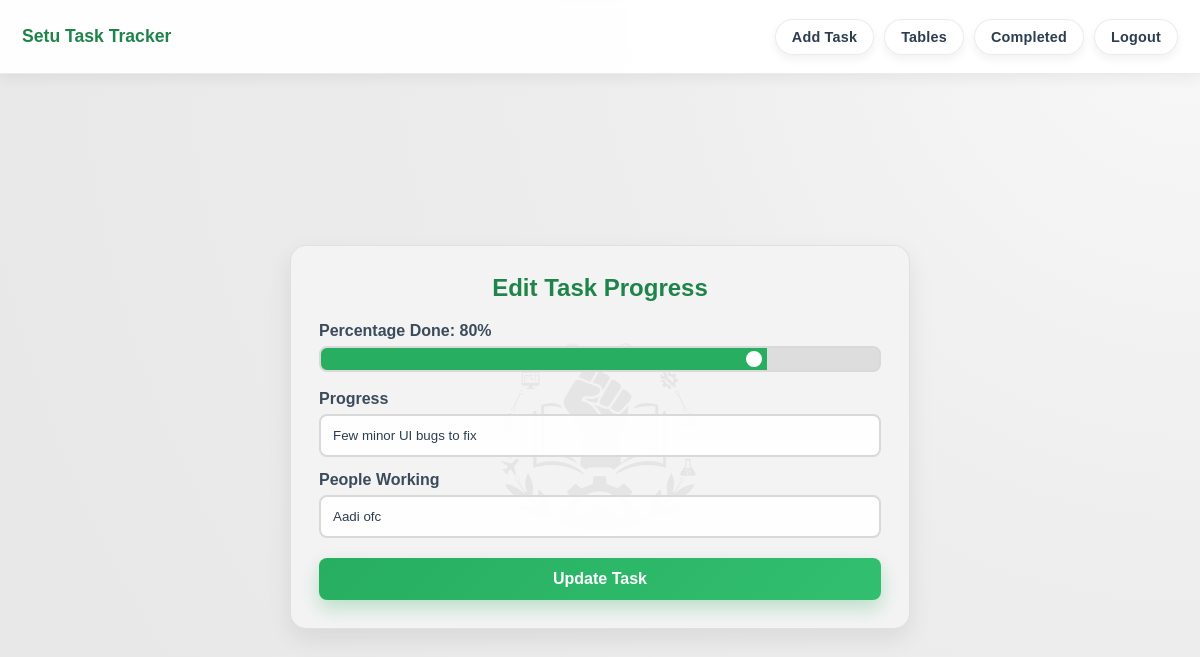
The app's page /edit/9 (signed in) with its own data.
### tables this page shows
CREATE TABLE tasks(
    tid INTEGER PRIMARY KEY AUTOINCREMENT,
    title TEXT NOT NULL,
    description TEXT NOT NULL,
    assigned_to INTEGER NOT NULL,
    assigned_by INTEGER NOT NULL,
    progress REAL NOT NULL DEFAULT 0,
    assigned_date TEXT NOT NULL,
    deadline TEXT NOT NULL,
    people_working TEXT,
    visibility TEXT NOT NULL DEFAULT 'public',
    completed INTEGER NOT NULL DEFAULT 0,
    progress_text TEXT,
    FOREIGN KEY (assigned_to) REFERENCES users(UID),
    FOREIGN KEY (assigned_by) REFERENCES users(UID)
);

### main.py (the view)
@app.get("/edit/<tid>")
@login_required
def getEditPage(tid):
    query = """
    select * from tasks
    where tid = ?;
    """
    conn= getdb()
    row = conn.execute(query,(tid,)).fetchone()
    if row is None:
        return redirect(url_for('getMainPage'))
    if row["assigned_to"]!= int(session["userid"]):
        return redirect(url_for('getMainPage'))
    conn.close()
    return render_template("edit.html",task=row)

### main.py (called while the page is built)
def getdb():
    conn = sqlite3.connect("app.db")
    conn.row_factory = sqlite3.Row
    conn.execute("PRAGMA foreign_keys = ON")
    conn.execute("PRAGMA journal_mode = WAL")
    return conn

def login_required(func):
    @wraps(func)
    def wrapper(*args, **kwargs):
        if "username" not in session:
            return redirect(url_for('getLoginPage'))
        return func(*args, **kwargs)
    return wrapper

### templates/edit.html (shortened to what this page needs)
{% extends "base.html" %}
{% block styles %}
<link rel="stylesheet" href="{{ url_for('static', filename='edit.css') }}">
{% endblock %}
{% block content %}
    <form class="editBody" action="{{url_for('edit')}}" method="POST">
        <h2>Edit Task Progress</h2>
        <label for="myRange">Percentage Done: <span id="sliderValue">50</span>%</label>
        <div class="slidecontainer">
            <input type="range" min="0" max="100" value="{{task.progress}}" class="slider" id="myRange" name="progress">
        </div>
        <label for="Progress">Progress</label>
        <input type="text" name="progresstext" id="Progress" placeholder="Enter progress details" value="{{'' if task.progress_text is none else task.progress_text}}">
        <label for="PeopleWorking">People Working</label>
        <input type="text" name="peopleworking" id="PeopleWorking" placeholder="Who's working on this?" value="{{'' if task.people_working is none else task.people_working}}">
        <button type="submit">Update Task</button>
    </form>
{% endblock %}

### static/style.css (style rules this page uses)
* { margin: 0; padding: 0; box-sizing: border-box; font-family: Arial, Helvetica, sans-serif; }
:root { --bg-page: #ededed; --bg-card: #f3f3f3; --bg-input: rgba(255, 255, 255, 0.92); --text-main: #2c3e50; --text-muted: #5f6f7f; --border-soft: rgba(0, 0, 0, 0.08); --accent: #27ae60; --accent-dark: #1e8449; --danger: #ae2727; --shadow-soft: 0 10px 24px rgba(0, 0, 0, 0.08); }
body { min-height: 100vh; background: radial-gradient(circle at top right, #f8f8f8 0%, var(--bg-page) 42%, #e7e7e7 100%); color: var(--text-main); }
#search, #visibility-data, #tasktype-data, .adminFilled input, .adminFilled select, .adminFilled textarea, .editBody input, .editBody select, .editBody textarea { width: 100%; border: 2px solid #d9d9d9; border-radius: 8px; padding: 11px 12px; background: var(--bg-input); color: var(--text-main); transition: border-color 0.25s ease, box-shadow 0.25s ease, transform 0.25s ease; }
.editButton, .finishButton, .deleteButton, button[type="submit"], button[type="button"] { border: none; border-radius: 8px; color: #fff; font-weight: 700; padding: 10px 14px; cursor: pointer; transition: transform 0.2s ease, box-shadow 0.2s ease, background-color 0.2s ease; }
.editButton, .finishButton, button[type="submit"], button[type="button"] { background: linear-gradient(135deg, var(--accent), #32bf70); box-shadow: 0 6px 16px rgba(39, 174, 96, 0.28); }
.adminFilled, .editBody { width: min(700px, 100%); background: var(--bg-card); border: 1px solid var(--border-soft); border-radius: 16px; box-shadow: var(--shadow-soft); padding: 26px; position: relative; overflow: hidden; }
.adminFilled::before, .editBody::before { content: ""; position: absolute; inset: 0; background: url("./images/fsulogo.jpg") center/45% no-repeat; opacity: 0.06; pointer-events: none; }
.adminFilled > *, .editBody > * { position: relative; z-index: 1; }
.editBody h2 { color: var(--accent-dark); text-align: center; margin-bottom: 14px; }
.adminFilled label, .editBody label { display: block; margin-top: 12px; margin-bottom: 6px; color: #3a4a5a; font-weight: 700; }
.slidecontainer { width: 100%; margin-bottom: 8px; }
.slider { -webkit-appearance: none; appearance: none; width: 100%; height: 9px; border-radius: 999px; background: linear-gradient(to right, var(--accent) 0%, var(--accent) 50%, #d8d8d8 50%, #d8d8d8 100%); outline: none; }

### static/edit.css (style rules this page uses)
* { margin: 0; padding: 0; box-sizing: border-box; font-family: Arial, Helvetica, sans-serif; }
:root { --bg-page: #ededed; --bg-card: #f3f3f3; --border-soft: rgba(0, 0, 0, 0.08); --accent: #27ae60; --accent-dark: #1e8449; }
body { min-height: 100vh; display: block; background-color: var(--bg-page); }
.editBody { width: min(620px, 100%); background-color: var(--bg-card); border: 1px solid var(--border-soft); border-radius: 16px; padding: 28px; box-shadow: 0 10px 24px rgba(0, 0, 0, 0.08); position: relative; overflow: hidden; }
.editBody::before { content: ""; position: absolute; inset: 0; background: url("./images/fsulogo.jpg") center/45% no-repeat; opacity: 0.06; pointer-events: none; }
.editBody > * { position: relative; z-index: 1; }
.editBody h2 { color: var(--accent-dark); margin-bottom: 20px; text-align: center; }
.editBody label { display: block; margin-top: 14px; margin-bottom: 6px; font-weight: 700; color: #3b4b5b; }
.editBody input[type="text"], .editBody textarea, .editBody select { width: 100%; border: 2px solid #d9d9d9; border-radius: 8px; padding: 12px; background-color: rgba(255, 255, 255, 0.92); transition: all 0.25s ease; }
.slidecontainer { width: 100%; margin-bottom: 8px; }
.slider { -webkit-appearance: none; appearance: none; width: 100%; height: 9px; border-radius: 999px; background: linear-gradient(to right, var(--accent) 0%, var(--accent) 50%, #d8d8d8 50%, #d8d8d8 100%); outline: none; }
.editBody button[type="submit"] { margin-top: 20px; width: 100%; background: linear-gradient(135deg, var(--accent), #32bf70); color: #fff; border: none; border-radius: 8px; padding: 12px; font-size: 16px; font-weight: 700; cursor: pointer; box-shadow: 0 8px 18px rgba(39, 174, 96, 0.28); transition: all 0.2s ease; }

### records on screen
tasks: progress "80", progresstext "Few minor UI bugs to fix", peopleworking "Aadi ofc"
